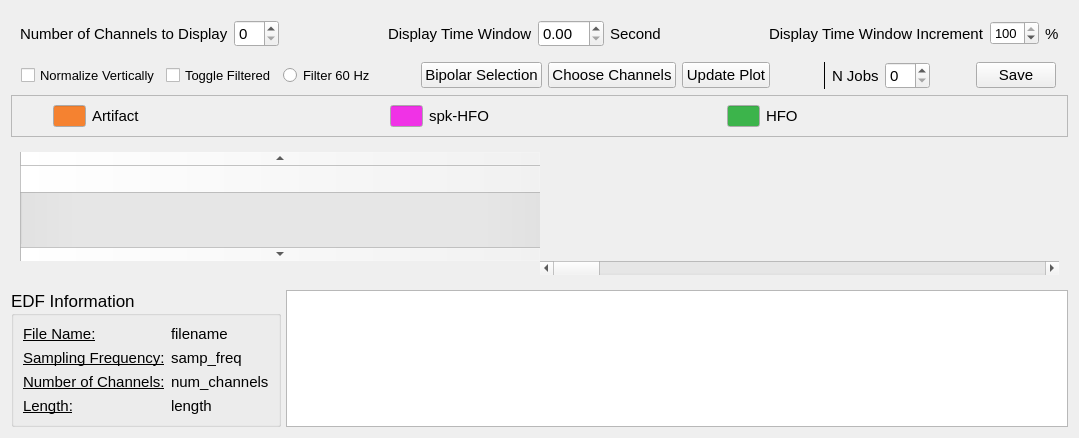
       <widget class="QWidget" name="waveformWiget" native="true">
        <layout class="QVBoxLayout" name="verticalLayout_2" stretch="1,0,1,15,4">
         <item>
          <widget class="QWidget" name="widget_2" native="true">
           <property name="maximumSize">
            <size>
             <width>16777215</width>
             <height>100</height>
            </size>
           </property>
           <property name="font">
            <font>
             <family>Arial</family>
            </font>
           </property>
           <layout class="QHBoxLayout" name="horizontalLayout_11">
            <item>
             <widget class="QLabel" name="label_10">
              <property name="font">
               <font>
                <family>Arial</family>
                <pointsize>11</pointsize>
               </font>
              </property>
              <property name="text">
               <string>Number of Channels to Display</string>
              </property>
             </widget>
            </item>
            <item>
             <widget class="QSpinBox" name="n_channel_input">
              <property name="font">
               <font>
                <family>Arial</family>
                <pointsize>11</pointsize>
               </font>
              </property>
             </widget>
            </item>
            <item>
             <spacer name="horizontalSpacer_4">
              <property name="orientation">
               <enum>Qt::Horizontal</enum>
              </property>
              <property name="sizeHint" stdset="0">
               <size>
                <width>40</width>
                <height>20</height>
               </size>
              </property>
             </spacer>
            </item>
            <item>
             <widget class="QLabel" name="label_9">
              <property name="font">
               <font>
                <family>Arial</family>
                <pointsize>11</pointsize>
               </font>
              </property>
              <property name="text">
               <string>Display Time Window</string>
              </property>
             </widget>
            </item>
            <item>
             <widget class="QDoubleSpinBox" name="display_time_window_input">
              <property name="font">
               <font>
                <family>Arial</family>
                <pointsize>11</pointsize>
               </font>
              </property>
              <property name="singleStep">
               <double>0.100000000000000</double>
              </property>
             </widget>
            </item>
            <item>
             <widget class="QLabel" name="label_8">
              <property name="font">
               <font>
                <family>Arial</family>
                <pointsize>11</pointsize>
               </font>
              </property>
              <property name="text">
               <string>Second</string>
              </property>
             </widget>
            </item>
            <item>
             <spacer name="horizontalSpacer_2">
              <property name="orientation">
               <enum>Qt::Horizontal</enum>
              </property>
              <property name="sizeHint" stdset="0">
               <size>
                <width>40</width>
                <height>20</height>
               </size>
              </property>
             </spacer>
            </item>
            <item>
             <widget class="QLabel" name="label_14">
              <property name="font">
               <font>
                <family>Arial</family>
                <pointsize>11</pointsize>
               </font>
              </property>
              <property name="text">
               <string>Display Time Window Increment</string>
              </property>
             </widget>
            </item>
            <item>
             <widget class="QSpinBox" name="Time_Increment_Input">
              <property name="font">
               <font>
                <family>Arial</family>
                <pointsize>10</pointsize>
               </font>
              </property>
              <property name="maximum">
               <number>100</number>
              </property>
              <property name="value">
               <number>100</number>
              </property>
             </widget>
            </item>
            <item>
             <widget class="QLabel" name="label_22">
              <property name="font">
               <font>
                <family>Arial</family>
                <pointsize>11</pointsize>
               </font>
              </property>
              <property name="text">
               <string>%</string>
              </property>
             </widget>
            </item>
           </layout>
          </widget>
         </item>
         <item>
          <layout class="QHBoxLayout" name="horizontalLayout_14" stretch="1,0,0,3,1,1,0,0,0">
           <property name="leftMargin">
            <number>10</number>
           </property>
           <property name="rightMargin">
            <number>5</number>
           </property>
           <item>
            <widget class="QCheckBox" name="normalize_vertical_input">
             <property name="font">
              <font>
               <pointsize>10</pointsize>
              </font>
             </property>
             <property name="text">
              <string>Normalize Vertically</string>
             </property>
            </widget>
           </item>
           <item>
            <widget class="QCheckBox" name="toggle_filtered_checkbox">
             <property name="font">
              <font>
               <pointsize>10</pointsize>
              </font>
             </property>
             <property name="text">
              <string>Toggle Filtered</string>
             </property>
            </widget>
           </item>
           <item>
            <widget class="QRadioButton" name="Filter60Button">
             <property name="font">
              <font>
               <family>Arial</family>
               <pointsize>10</pointsize>
              </font>
             </property>
             <property name="text">
              <string>Filter 60 Hz</string>
             </property>
            </widget>
           </item>
           <item>
            <spacer name="horizontalSpacer_7">
             <property name="orientation">
              <enum>Qt::Horizontal</enum>
             </property>
             <property name="sizeHint" stdset="0">
              <size>
               <width>40</width>
               <height>20</height>
              </size>
             </property>
            </spacer>
           </item>
           <item>
            <widget class="QPushButton" name="bipolar_button">
             <property name="font">
              <font>
               <family>Arial</family>
               <pointsize>11</pointsize>
              </font>
             </property>
             <property name="text">
              <string>Bipolar Selection</string>
             </property>
            </widget>
           </item>
           <item>
            <widget class="QPushButton" name="Choose_Channels_Button">
             <property name="font">
              <font>
               <pointsize>11</pointsize>
              </font>
             </property>
             <property name="text">
              <string>Choose Channels</string>
             </property>
            </widget>
           </item>
           <item>
            <widget class="QPushButton" name="waveform_plot_button">
             <property name="font">
              <font>
               <family>Arial</family>
               <pointsize>11</pointsize>
              </font>
             </property>
             <property name="text">
              <string>Update Plot</string>
             </property>
            </widget>
           </item>
           <item>
            <spacer name="horizontalSpacer_8">
             <property name="orientation">
              <enum>Qt::Horizontal</enum>
             </property>
             <property name="sizeHint" stdset="0">
              <size>
               <width>40</width>
               <height>20</height>
              </size>
             </property>
            </spacer>
           </item>
           <item>
            <layout class="QHBoxLayout" name="horizontalLayout_13" stretch="0,0,1,2,0">
             <property name="leftMargin">
              <number>7</number>
             </property>
             <property name="rightMargin">
              <number>7</number>
             </property>
             <item>
              <widget class="Line" name="line">
               <property name="frameShadow">
                <enum>QFrame::Plain</enum>
               </property>
               <property name="lineWidth">
                <number>1</number>
               </property>
               <property name="orientation">
                <enum>Qt::Vertical</enum>
               </property>
              </widget>
             </item>
             <item>
              <widget class="QLabel" name="label_21">
               <property name="font">
                <font>
                 <family>Arial</family>
                 <pointsize>11</pointsize>
                </font>
               </property>
               <property name="text">
                <string>N Jobs</string>
               </property>
              </widget>
             </item>
             <item>
              <widget class="QSpinBox" name="n_jobs_spinbox">
               <property name="font">
                <font>
                 <family>Arial</family>
                 <pointsize>11</pointsize>
                </font>
               </property>
              </widget>
             </item>
             <item>
              <spacer name="horizontalSpacer_5">
               <property name="orientation">
                <enum>Qt::Horizontal</enum>
               </property>
               <property name="sizeHint" stdset="0">
                <size>
                 <width>40</width>
                 <height>20</height>
                </size>
               </property>
              </spacer>
             </item>
             <item>
              <widget class="QPushButton" name="n_jobs_ok_button">
               <property name="font">
                <font>
                 <family>Arial</family>
                 <pointsize>11</pointsize>
                </font>
               </property>
               <property name="text">
                <string>Save</string>
               </property>
              </widget>
             </item>
            </layout>
           </item>
          </layout>
         </item>
         <item>
          <widget class="QFrame" name="frame">
           <property name="frameShape">
            <enum>QFrame::StyledPanel</enum>
           </property>
           <property name="frameShadow">
            <enum>QFrame::Raised</enum>
           </property>
           <layout class="QHBoxLayout" name="horizontalLayout_12" stretch="1,1,9,1,9,1,9">
            <item>
             <spacer name="horizontalSpacer_3">
              <property name="orientation">
               <enum>Qt::Horizontal</enum>
              </property>
              <property name="sizeHint" stdset="0">
               <size>
                <width>40</width>
                <height>20</height>
               </size>
              </property>
             </spacer>
            </item>
            <item>
             <widget class="QLineEdit" name="lineEdit_3">
              <property name="palette">
               <palette>
                <active>
                 <colorrole role="Base">
                  <brush brushstyle="SolidPattern">
                   <color alpha="255">
                    <red>245</red>
                    <green>130</green>
                    <blue>48</blue>
                   </color>
                  </brush>
                 </colorrole>
                </active>
                <inactive>
                 <colorrole role="Base">
                  <brush brushstyle="SolidPattern">
                   <color alpha="255">
                    <red>245</red>
                    <green>130</green>
                    <blue>48</blue>
                   </color>
                  </brush>
                 </colorrole>
                </inactive>
                <disabled>
                 <colorrole role="Base">
                  <brush brushstyle="SolidPattern">
                   <color alpha="255">
                    <red>240</red>
                    <green>240</green>
                    <blue>240</blue>
                   </color>
                  </brush>
                 </colorrole>
                </disabled>
               </palette>
              </property>
              <property name="readOnly">
               <bool>true</bool>
              </property>
             </widget>
            </item>
            <item>
             <widget class="QLabel" name="label_12">
              <property name="font">
               <font>
                <family>Arial</family>
                <pointsize>11</pointsize>
               </font>
              </property>
              <property name="text">
               <string>Artifact</string>
              </property>
             </widget>
            </item>
            <item>
             <widget class="QLineEdit" name="lineEdit_4">
              <property name="palette">
               <palette>
                <active>
                 <colorrole role="Base">
                  <brush brushstyle="SolidPattern">
                   <color alpha="255">
                    <red>240</red>
                    <green>50</green>
                    <blue>230</blue>
                   </color>
                  </brush>
                 </colorrole>
                </active>
                <inactive>
                 <colorrole role="Base">
                  <brush brushstyle="SolidPattern">
                   <color alpha="255">
                    <red>240</red>
                    <green>50</green>
                    <blue>230</blue>
                   </color>
                  </brush>
                 </colorrole>
                </inactive>
                <disabled>
                 <colorrole role="Base">
                  <brush brushstyle="SolidPattern">
                   <color alpha="255">
                    <red>240</red>
                    <green>240</green>
                    <blue>240</blue>
                   </color>
                  </brush>
                 </colorrole>
                </disabled>
               </palette>
              </property>
              <property name="readOnly">
               <bool>true</bool>
              </property>
             </widget>
            </item>
            <item>
             <widget class="QLabel" name="label_13">
              <property name="font">
               <font>
                <family>Arial</family>
                <pointsize>11</pointsize>
               </font>
              </property>
              <property name="text">
               <string>spk-HFO</string>
              </property>
             </widget>
            </item>
            <item>
             <widget class="QLineEdit" name="lineEdit">
              <property name="palette">
               <palette>
                <active>
                 <colorrole role="Base">
                  <brush brushstyle="SolidPattern">
                   <color alpha="255">
                    <red>60</red>
                    <green>180</green>
                    <blue>75</blue>
                   </color>
                  </brush>
                 </colorrole>
                </active>
                <inactive>
                 <colorrole role="Base">
                  <brush brushstyle="SolidPattern">
                   <color alpha="255">
                    <red>60</red>
                    <green>180</green>
                    <blue>75</blue>
                   </color>
                  </brush>
                 </colorrole>
                </inactive>
                <disabled>
                 <colorrole role="Base">
                  <brush brushstyle="SolidPattern">
                   <color alpha="255">
                    <red>240</red>
                    <green>240</green>
                    <blue>240</blue>
                   </color>
                  </brush>
                 </colorrole>
                </disabled>
               </palette>
              </property>
              <property name="readOnly">
               <bool>true</bool>
              </property>
             </widget>
            </item>
            <item>
             <widget class="QLabel" name="label_15">
              <property name="font">
               <font>
                <family>Arial</family>
                <pointsize>11</pointsize>
               </font>
              </property>
              <property name="text">
               <string>HFO</string>
              </property>
             </widget>
            </item>
           </layout>
          </widget>
         </item>
         <item>
          <widget class="QWidget" name="widget" native="true">
           <property name="sizePolicy">
            <sizepolicy hsizetype="Preferred" vsizetype="Expanding">
             <horstretch>0</horstretch>
             <verstretch>0</verstretch>
            </sizepolicy>
           </property>
           <layout class="QGridLayout" name="gridLayout_16">
            <property name="sizeConstraint">
             <enum>QLayout::SetMinimumSize</enum>
            </property>
            <property name="leftMargin">
             <number>9</number>
            </property>
            <property name="topMargin">
             <number>9</number>
            </property>
            <property name="rightMargin">
             <number>9</number>
            </property>
            <property name="bottomMargin">
             <number>9</number>
            </property>
            <property name="spacing">
             <number>0</number>
            </property>
            <item row="0" column="0">
             <widget class="QScrollBar" name="channel_scroll_bar">
              <property name="sizePolicy">
               <sizepolicy hsizetype="Preferred" vsizetype="Preferred">
                <horstretch>0</horstretch>
                <verstretch>0</verstretch>
               </sizepolicy>
              </property>
              <property name="orientation">
               <enum>Qt::Vertical</enum>
              </property>
             </widget>
            </item>
            <item row="2" column="1">
             <widget class="QScrollBar" name="waveform_time_scroll_bar">
              <property name="orientation">
               <enum>Qt::Horizontal</enum>
              </property>
             </widget>
            </item>
           </layout>
          </widget>
         </item>
         <item>
          <layout class="QGridLayout" name="gridLayout_6" columnstretch="1,0,4">
           <property name="sizeConstraint">
            <enum>QLayout::SetDefaultConstraint</enum>
           </property>
           <property name="horizontalSpacing">
            <number>5</number>
           </property>
           <item row="0" column="0" colspan="2">
            <widget class="QGroupBox" name="main_edf_info">
             <property name="font">
              <font>
               <pointsize>13</pointsize>
               <bold>false</bold>
              </font>
             </property>
             <property name="layoutDirection">
              <enum>Qt::LeftToRight</enum>
             </property>
             <property name="title">
              <string>EDF Information</string>
             </property>
             <layout class="QGridLayout" name="gridLayout_18">
              <item row="1" column="1">
               <widget class="QLabel" name="main_sampfreq">
                <property name="font">
                 <font>
                  <pointsize>11</pointsize>
                  <bold>false</bold>
                 </font>
                </property>
                <property name="text">
                 <string>samp_freq</string>
                </property>
               </widget>
              </item>
              <item row="1" column="0">
               <widget class="QLabel" name="label_5">
                <property name="font">
                 <font>
                  <pointsize>11</pointsize>
                  <bold>false</bold>
                  <underline>true</underline>
                 </font>
                </property>
                <property name="layoutDirection">
                 <enum>Qt::LeftToRight</enum>
                </property>
                <property name="text">
                 <string>Sampling Frequency:</string>
                </property>
                <property name="alignment">
                 <set>Qt::AlignJustify|Qt::AlignVCenter</set>
                </property>
               </widget>
              </item>
              <item row="0" column="1">
               <widget class="QLabel" name="main_filename">
                <property name="font">
                 <font>
                  <pointsize>11</pointsize>
                  <bold>false</bold>
                 </font>
                </property>
                <property name="text">
                 <string>filename</string>
                </property>
               </widget>
              </item>
              <item row="3" column="0">
               <widget class="QLabel" name="label_7">
                <property name="font">
                 <font>
                  <pointsize>11</pointsize>
                  <bold>false</bold>
                  <underline>true</underline>
                 </font>
                </property>
                <property name="layoutDirection">
                 <enum>Qt::LeftToRight</enum>
                </property>
                <property name="text">
                 <string>Length:</string>
                </property>
                <property name="alignment">
                 <set>Qt::AlignJustify|Qt::AlignVCenter</set>
                </property>
               </widget>
              </item>
              <item row="2" column="0">
               <widget class="QLabel" name="label_6">
                <property name="font">
                 <font>
                  <pointsize>11</pointsize>
                  <bold>false</bold>
                  <underline>true</underline>
                 </font>
                </property>
                <property name="layoutDirection">
                 <enum>Qt::LeftToRight</enum>
                </property>
                <property name="text">
                 <string>Number of Channels:</string>
                </property>
                <property name="alignment">
                 <set>Qt::AlignJustify|Qt::AlignVCenter</set>
                </property>
               </widget>
              </item>
              <item row="3" column="1">
               <widget class="QLabel" name="main_length">
                <property name="font">
                 <font>
                  <pointsize>11</pointsize>
                  <bold>false</bold>
                 </font>
                </property>
                <property name="text">
                 <string>length</string>
                </property>
               </widget>
              </item>
              <item row="0" column="0">
               <widget class="QLabel" name="label_4">
                <property name="font">
                 <font>
                  <pointsize>11</pointsize>
                  <bold>false</bold>
                  <underline>true</underline>
                 </font>
                </property>
                <property name="layoutDirection">
                 <enum>Qt::LeftToRight</enum>
                </property>
                <property name="text">
                 <string>File Name:</string>
                </property>
                <property name="alignment">
                 <set>Qt::AlignJustify|Qt::AlignVCenter</set>
                </property>
               </widget>
              </item>
              <item row="2" column="1">
               <widget class="QLabel" name="main_numchannels">
                <property name="font">
                 <font>
                  <pointsize>11</pointsize>
                  <bold>false</bold>
                 </font>
                </property>
                <property name="text">
                 <string>num_channels</string>
                </property>
               </widget>
              </item>
             </layout>
            </widget>
           </item>
           <item row="0" column="2">
            <widget class="QTextEdit" name="STDTextEdit">
             <property name="readOnly">
              <bool>true</bool>
             </property>
            </widget>
           </item>
          </layout>
         </item>
        </layout>
       </widget>
